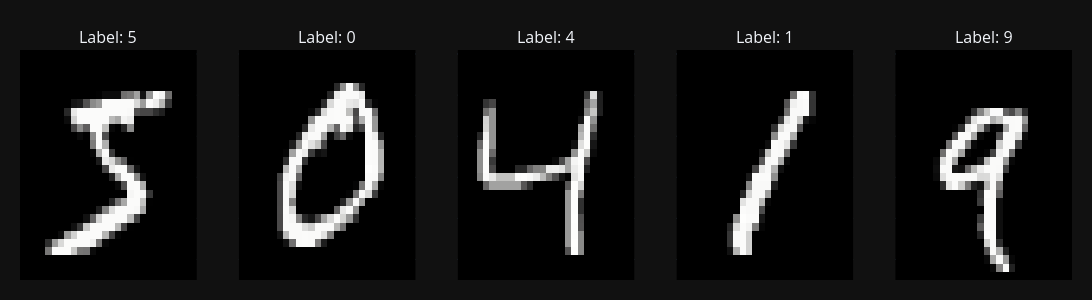

Notebook cell for this chart:
### Code cell
images_shown = 5

# 1. Create a subplot grid with 1 row and 'images_shown' columns
fig = make_subplots(
    rows=1, 
    cols=images_shown,
    subplot_titles=[f"Label: {l}" for l in labels[:images_shown]]
)

for i in range(images_shown):
    img_trace = go.Heatmap(
            z=images_2d[i], 
            colorscale="gray", 
            showscale=False
        )
    fig.add_trace(img_trace, row=1, col=i + 1)


fig.update_yaxes(autorange="reversed", showticklabels=False)
fig.update_xaxes(showticklabels=False)
fig.update_layout(
    coloraxis_showscale=False,
    height=300,
    width=images_shown * 250,
    margin=dict(l=20, r=20, t=50, b=20),
)

fig.show()

### Figure 1 — Plotly figure (JSON) as saved in the notebook; plotly's stock layout.template omitted (floating-point values rounded to 4 significant figures; data arrays with more than 128 entries replaced by an {"elided": "..."} marker saying what was removed)
{"data": [{"colorscale": [[0, "rgb(0, 0, 0)"], [0.09091, "rgb(16, 16, 16)"], [0.1818, "rgb(38, 38, 38)"], [0.2727, "rgb(59, 59, 59)"], [0.3636, "rgb(81, 80, 80)"], [0.4545, "rgb(102, 101, 101)"], [0.5455, "rgb(124, 123, 122)"], [0.6364, "rgb(146, 146, 145)"], [0.7273, "rgb(171, 171, 170)"], [0.8182, "rgb(197, 197, 195)"], [0.9091, "rgb(224, 224, 223)"], [1, "rgb(254, 254, 253)"]], "showscale": false, "type": "heatmap", "xaxis": "x", "yaxis": "y", "z": {"elided": "28x28 int values"}}, {"colorscale": [[0, "rgb(0, 0, 0)"], [0.09091, "rgb(16, 16, 16)"], [0.1818, "rgb(38, 38, 38)"], [0.2727, "rgb(59, 59, 59)"], [0.3636, "rgb(81, 80, 80)"], [0.4545, "rgb(102, 101, 101)"], [0.5455, "rgb(124, 123, 122)"], [0.6364, "rgb(146, 146, 145)"], [0.7273, "rgb(171, 171, 170)"], [0.8182, "rgb(197, 197, 195)"], [0.9091, "rgb(224, 224, 223)"], [1, "rgb(254, 254, 253)"]], "showscale": false, "type": "heatmap", "xaxis": "x2", "yaxis": "y2", "z": {"elided": "28x28 int values"}}, {"colorscale": [[0, "rgb(0, 0, 0)"], [0.09091, "rgb(16, 16, 16)"], [0.1818, "rgb(38, 38, 38)"], [0.2727, "rgb(59, 59, 59)"], [0.3636, "rgb(81, 80, 80)"], [0.4545, "rgb(102, 101, 101)"], [0.5455, "rgb(124, 123, 122)"], [0.6364, "rgb(146, 146, 145)"], [0.7273, "rgb(171, 171, 170)"], [0.8182, "rgb(197, 197, 195)"], [0.9091, "rgb(224, 224, 223)"], [1, "rgb(254, 254, 253)"]], "showscale": false, "type": "heatmap", "xaxis": "x3", "yaxis": "y3", "z": {"elided": "28x28 int values"}}, {"colorscale": [[0, "rgb(0, 0, 0)"], [0.09091, "rgb(16, 16, 16)"], [0.1818, "rgb(38, 38, 38)"], [0.2727, "rgb(59, 59, 59)"], [0.3636, "rgb(81, 80, 80)"], [0.4545, "rgb(102, 101, 101)"], [0.5455, "rgb(124, 123, 122)"], [0.6364, "rgb(146, 146, 145)"], [0.7273, "rgb(171, 171, 170)"], [0.8182, "rgb(197, 197, 195)"], [0.9091, "rgb(224, 224, 223)"], [1, "rgb(254, 254, 253)"]], "showscale": false, "type": "heatmap", "xaxis": "x4", "yaxis": "y4", "z": {"elided": "28x28 int values"}}, {"colorscale": [[0, "rgb(0, 0, 0)"], [0.09091, "rgb(16, 16, 16)"], [0.1818, "rgb(38, 38, 38)"], [0.2727, "rgb(59, 59, 59)"], [0.3636, "rgb(81, 80, 80)"], [0.4545, "rgb(102, 101, 101)"], [0.5455, "rgb(124, 123, 122)"], [0.6364, "rgb(146, 146, 145)"], [0.7273, "rgb(171, 171, 170)"], [0.8182, "rgb(197, 197, 195)"], [0.9091, "rgb(224, 224, 223)"], [1, "rgb(254, 254, 253)"]], "showscale": false, "type": "heatmap", "xaxis": "x5", "yaxis": "y5", "z": {"elided": "28x28 int values"}}], "layout": {"annotations": [{"font": {"size": 16}, "showarrow": false, "text": "Label: 5", "x": 0.084, "xanchor": "center", "xref": "paper", "y": 1, "yanchor": "bottom", "yref": "paper"}, {"font": {"size": 16}, "showarrow": false, "text": "Label: 0", "x": 0.292, "xanchor": "center", "xref": "paper", "y": 1, "yanchor": "bottom", "yref": "paper"}, {"font": {"size": 16}, "showarrow": false, "text": "Label: 4", "x": 0.5, "xanchor": "center", "xref": "paper", "y": 1, "yanchor": "bottom", "yref": "paper"}, {"font": {"size": 16}, "showarrow": false, "text": "Label: 1", "x": 0.708, "xanchor": "center", "xref": "paper", "y": 1, "yanchor": "bottom", "yref": "paper"}, {"font": {"size": 16}, "showarrow": false, "text": "Label: 9", "x": 0.916, "xanchor": "center", "xref": "paper", "y": 1, "yanchor": "bottom", "yref": "paper"}], "coloraxis": {"showscale": false}, "height": 300, "margin": {"b": 20, "l": 20, "r": 20, "t": 50}, "width": 1250, "xaxis": {"anchor": "y", "domain": [0, 0.168], "showticklabels": false}, "xaxis2": {"anchor": "y2", "domain": [0.208, 0.376], "showticklabels": false}, "xaxis3": {"anchor": "y3", "domain": [0.416, 0.584], "showticklabels": false}, "xaxis4": {"anchor": "y4", "domain": [0.624, 0.792], "showticklabels": false}, "xaxis5": {"anchor": "y5", "domain": [0.832, 1], "showticklabels": false}, "yaxis": {"anchor": "x", "autorange": "reversed", "domain": [0, 1], "showticklabels": false}, "yaxis2": {"anchor": "x2", "autorange": "reversed", "domain": [0, 1], "showticklabels": false}, "yaxis3": {"anchor": "x3", "autorange": "reversed", "domain": [0, 1], "showticklabels": false}, "yaxis4": {"anchor": "x4", "autorange": "reversed", "domain": [0, 1], "showticklabels": false}, "yaxis5": {"anchor": "x5", "autorange": "reversed", "domain": [0, 1], "showticklabels": false}}}
